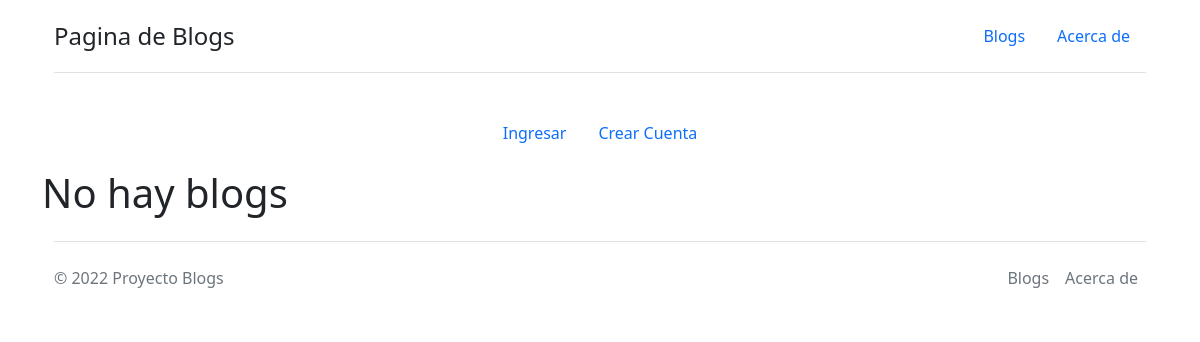
The app's page /blogs/, older data.
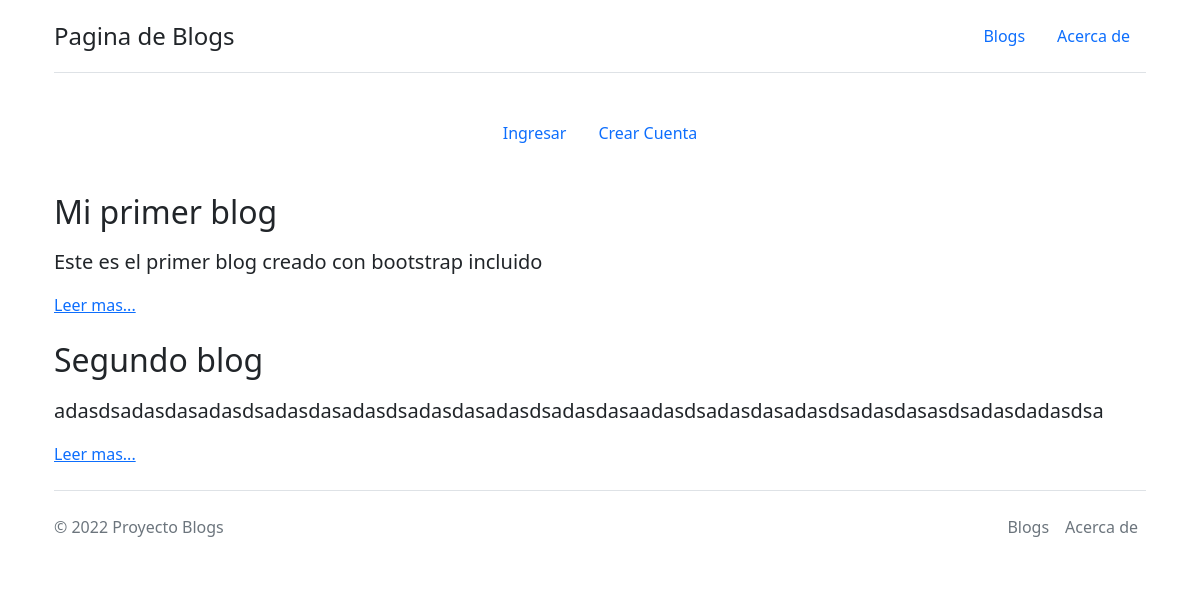
The same page, newer data.
### blogs/models.py (models this page shows)
class BlogModel(models.Model):
    titulo = models.CharField(max_length=100)
    sub_titulo = models.CharField(max_length=100)
    cuerpo = models.TextField()
    autor = models.CharField(max_length=100)
    fecha_creacion = models.DateField(auto_now_add=True)

### blogs/views.py (the view)
# urls.py: path("", views.ListaDeBlogs.as_view(), name="lista_de_blogs"),
class ListaDeBlogs(ListView):
    model = BlogModel
    template_name = "blogs/lista_de_blogs.html"

### blogs/templates/blogs/lista_de_blogs.html (shortened to what this page needs)
<!doctype html>
<html lang="en">
  <head>
    <link href="https://cdn.jsdelivr.net/npm/bootstrap@5.2.0-beta1/dist/css/bootstrap.min.css" rel="stylesheet">
  </head>
  <body class="container">
    <div class="container">
      <header class="d-flex flex-wrap justify-content-center py-3 mb-4 border-bottom">
        <h1 class="d-flex align-items-center mb-3 mb-md-0 me-md-auto text-dark text-decoration-none">
          <span class="fs-4">Pagina de Blogs</span>
        </h1>
        <ul class="nav nav-pills">
          <li class="nav-item"><a href="{% url 'lista_de_blogs' %}" class="nav-link">Blogs</a></li>
          <li class="nav-item"><a href="{% url 'about' %}" class="nav-link">Acerca de</a></li>
        </ul>
      </header>
    </div>
{% block content %}
{% if user.is_authenticated %}
  <div class="container">
    <header class="d-flex justify-content-center py-3">
      <ul class="nav nav-pills">
        <li class="nav-item"><a href="{% url 'crear_blog' %}" class="nav-link text-blue">Nuevo Blog</a></li>
        <li class="nav-item"><a href="{% url 'salir' %}" class="nav-link text-blue">Salir</a></li>
        <li class="nav-item"><a href="{% url 'detalle_perfil' user.id %}" class="nav-link text-blue">Perfil {{user.username}}</a></li>
{% else %}
  <div class="container">
    <header class="d-flex justify-content-center py-3">
      <ul class="nav nav-pills">
        <li class="nav-item"><a href="{% url 'ingresar' %}" class="nav-link text-blue">Ingresar</a></li>
        <li class="nav-item"><a href="{% url 'crear_perfil' %}" class="nav-link text-blue">Crear Cuenta</a></li>
{% endif %}
      </ul>
    </header>
</div>
{% if object_list %}
    {% for blog in object_list %}
    <div class="feature col">
      <h2 class="container">{{blog.titulo}}</h2>
      <p class="lead my-3 container" >{{blog.cuerpo}}</p>
      <a href="{% url 'detalle_de_blog' blog.id %}" class="icon-link d-inline-flex align-items-center container">Leer mas...</a>
    </div>
    {% endfor %}
{% else %}
    <h1> No hay blogs</h1>
{% endif %}
{% endblock %}
<div class="container">
  <footer class="d-flex flex-wrap justify-content-between align-items-center py-3 my-4 border-top">
    <p class="col-md-4 mb-0 text-muted">© 2022 Proyecto Blogs</p>
    <ul class="nav col-md-4 justify-content-end">
      <li class="nav-item"><a href="{% url 'lista_de_blogs' %}" class="nav-link px-2 text-muted">Blogs</a></li>
      <li class="nav-item"><a href="{% url 'about' %}" class="nav-link px-2 text-muted">Acerca de</a></li>
    </ul>
  </footer>
</div>
  </body>
</html>

Row changes from the older to the newer data that the page shows:
added BlogModel: titulo "Mi primer blog", cuerpo "Este es el primer blog creado con bootstrap incluido"
added BlogModel: titulo "Segundo blog", cuerpo "adasdsadasdasadasdsadasdasadasdsadasdasadasdsadasdasaadasdsadasdasadasdsadasdasasdsadasdadasdsa"
Text that changed along with them:
text no longer shown: "No hay blogs"
